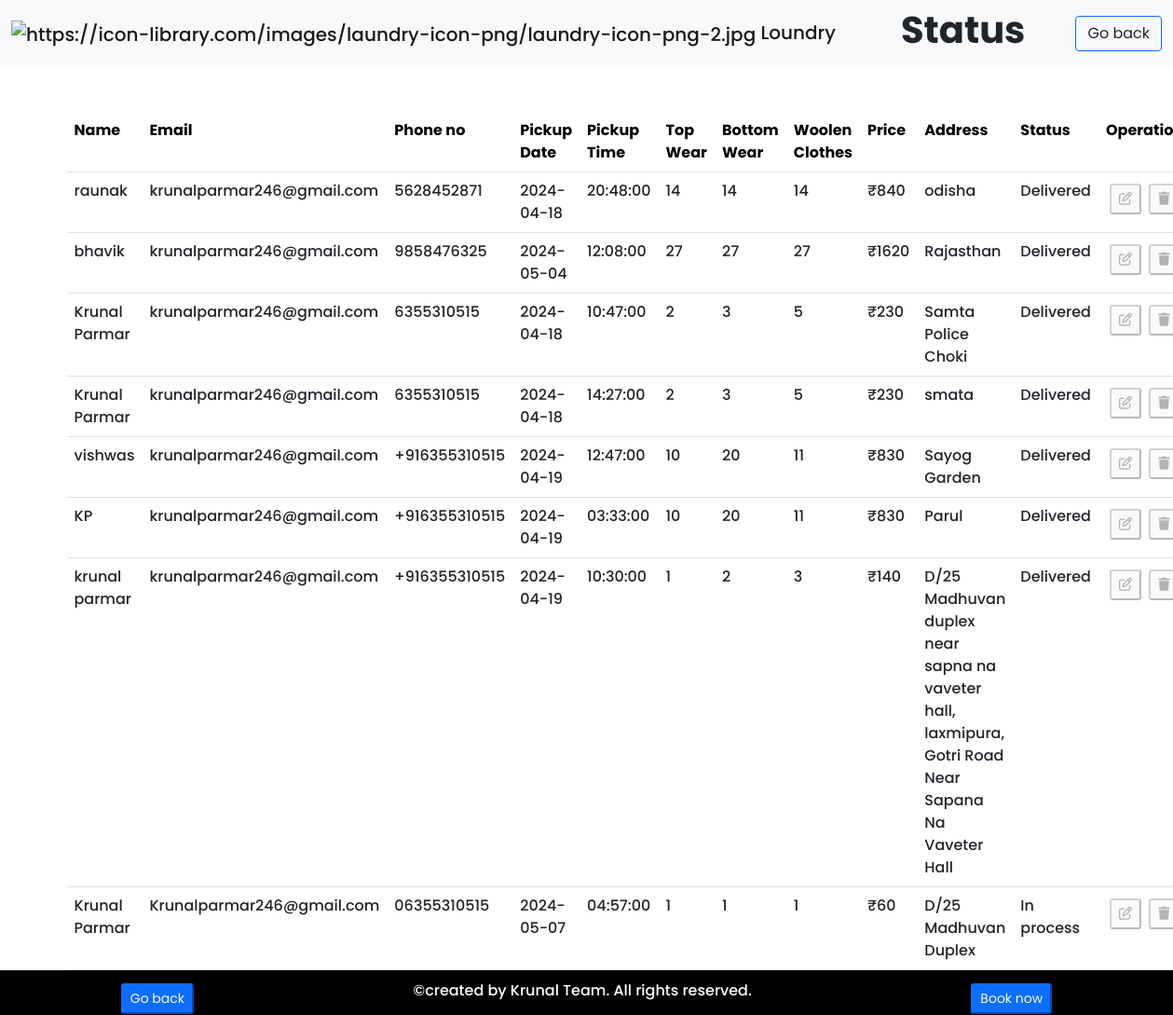
The page /view_request.php (signed in) on the database its author committed.
### tables this page shows
CREATE TABLE `laundry_requests` (
  `user_id` int(11) NOT NULL,
  `naam` text NOT NULL,
  `email` varchar(50) NOT NULL,
  `phone` varchar(13) NOT NULL,
  `pickup_date` date NOT NULL,
  `pickup_time` time NOT NULL,
  `top_wear` int(11) NOT NULL,
  `bottom_wear` int(11) NOT NULL,
  `woolen_clothes` int(11) NOT NULL,
  `price` int(11) NOT NULL,
  `status` varchar(255) NOT NULL,
  `adress` varchar(255) NOT NULL
);

### view_request.php (the view, shortened to what this page needs)
<?php
require 'config.php';
$email= $_SESSION['email'];
$query = "SELECT * FROM `laundry_requests` WHERE email='$email';";
$result = mysqli_query($conn, $query);
?>
<!DOCTYPE html>
<html lang="en">
<head>
    <link rel="stylesheet" href="https://cdnjs.cloudflare.com/ajax/libs/font-awesome/6.5.2/css/all.min.css" />
    <link href="https://cdn.jsdelivr.net/npm/bootstrap@5.0.2/dist/css/bootstrap.min.css" rel="stylesheet">
  </head>
  <body>
    <nav class="navbar navbar-expand-lg navbar-light bg-light">
      <div class="container-fluid d-flex justify-content-between">
        <a class="navbar-brand" href="#"><img class="sm" src="https://icon-library.com/images/laundry-icon-png/laundry-icon-png-2.jpg" alt="https://icon-library.com/images/laundry-icon-png/laundry-icon-png-2.jpg">&nbsp;Loundry</a>
        <h2>Status</h2>
          <div>
            <button class="btn btn-outline-primary"><a class="text-dark"style="text-decoration:none;"href="dashboard.php">Go back</a></button>
          </div>
      </div>
    </nav>
    <div class="container my-5">
    <?php if(mysqli_num_rows($result) > 0):?>
      <table class="table">
        <tr id="head">
          <th>Name</th>
          <th>Email</th>
          <th>Phone no</th>
          <th>Pickup Date</th>
          <th>Pickup Time</th>
          <th>Top Wear</th>
          <th>Bottom Wear</th>
          <th>Woolen Clothes</th>
          <th>Price</th>
          <th>Address</th>
          <th>Status</th>
          <th>Operation</th>
        </tr>
        <?php while($row = mysqli_fetch_assoc($result)): ?>
          <tr data-id="<?php echo $row['user_id'];?>">
            <?php $id=$row['user_id'];?>
            <td class="naam"><?php echo $row['naam']; ?></td>
            <td class="email"><?php echo $row['email']; ?></td>
            <td class="phone"><?php echo $row['phone']; ?></td>
            <td class="pickup_date"><?php echo $row['pickup_date']; ?></td>
            <td class="pickup_time"><?php echo $row['pickup_time']; ?></td>
            <td class="top_wear"><?php echo $row['top_wear']; ?></td>
            <td class="bottom_wear"><?php echo $row['bottom_wear']; ?></td>
            <td class="woolen_clothes"><?php echo $row['woolen_clothes']; ?></td>
            <td class="price"><span>₹</span><?php echo $row['price']; ?></td>
            <td class="adress"><?php echo $row['adress']; ?></td>
            <td class="status"><?php echo $row['status']; ?></td>
            <td>
              <?php if ($row['status']=='Pending'):?>
                <button type="button" class="btn-sm btn-success js m-1" data-bs-toggle="modal" data-bs-target="#exampleModal">
                  <i class="fa-regular fa-pen-to-square"></i>
                </button>
              </a>
              <a href="delete.php?id=<?php echo$id?>">
                <button type="button" class="btn-sm btn-danger">
                  <i class="fa-solid fa-trash"></i>
                </button>
              </a>
              <?php else:?>
                <button type="button" class="btn-sm btn-disable js m-1" data-bs-toggle="modal" data-bs-target="#exampleModal"disabled>
                  <i class="fa-regular fa-pen-to-square" ></i>
                </button>
              <a href="delete.php?id=<?php echo$id?>">
                <button type="button" class="btn-sm btn-disable" disabled>
                  <i class="fa-solid fa-trash"></i>
                </button>
              </a>
              <?php endif;?>
            </td>
          </tr>
        <?php endwhile; ?>
      </table>
    <?php endif; ?>
  </div>
    <footer class="fixed-bottom">
    <div class="d-flex justify-content-around m-0">
      <button class="btn-sm btn-primary m-1"><a class="text-light"style="text-decoration:none;"href="dashboard.php">Go back</a></button>
      <p>&copy;created by Krunal Team. All rights reserved.</p>
      <button class="btn-sm btn-primary m-1">
        <a class="text-light" style="text-decoration:none;" href="laundry_request.php">Book now</a>
      </button>
    </div>
    </footer>
  </body>
</html>

### view_request.php (style rules this page uses)
body { background-image: url("https://wallpaperaccess.com/full/2191755.png"); background-repeat: repeat-y; background-size: cover; box-sizing: border-box; font-family: "Poppins", sans-serif; font-weight: 500; font-style: normal; font-size:1rem; }
#head { position: sticky; top:0px; color:black; background-color: #fff; padding: 20px; }
tr { transition: all 0.2s ease; }
footer { width: 100%; height: 6vh; padding: 10px; background-color: black; color: #fff; text-align: center; }
img { width:30px; height:30px; }

### rows shown on the page
laundry_requests: naam "raunak", email "krunalparmar246@gmail.com", phone "5628452871", pickup_date "2024-04-18", pickup_time "20:48:00", top_wear "14", bottom_wear "14", woolen_clothes "14", price "840", adress "odisha", status "Delivered"
laundry_requests: naam "bhavik", email "krunalparmar246@gmail.com", phone "9858476325", pickup_date "2024-05-04", pickup_time "12:08:00", top_wear "27", bottom_wear "27", woolen_clothes "27", price "1620", adress "Rajasthan", status "Delivered"
laundry_requests: naam "Krunal Parmar", email "krunalparmar246@gmail.com", phone "6355310515", pickup_date "2024-04-18", pickup_time "10:47:00", top_wear "2", bottom_wear "3", woolen_clothes "5", price "230", adress "Samta Police Choki", status "Delivered"
laundry_requests: naam "Krunal Parmar", email "krunalparmar246@gmail.com", phone "6355310515", pickup_date "2024-04-18", pickup_time "14:27:00", top_wear "2", bottom_wear "3", woolen_clothes "5", price "230", adress "smata", status "Delivered"
laundry_requests: naam "vishwas", email "krunalparmar246@gmail.com", phone "+916355310515", pickup_date "2024-04-19", pickup_time "12:47:00", top_wear "10", bottom_wear "20", woolen_clothes "11", price "830", adress "Sayog Garden", status "Delivered"
laundry_requests: naam "KP", email "krunalparmar246@gmail.com", phone "+916355310515", pickup_date "2024-04-19", pickup_time "03:33:00", top_wear "10", bottom_wear "20", woolen_clothes "11", price "830", adress "Parul", status "Delivered"
laundry_requests: naam "krunal parmar", email "krunalparmar246@gmail.com", phone "+916355310515", pickup_date "2024-04-19", pickup_time "10:30:00", top_wear "1", bottom_wear "2", woolen_clothes "3", price "140", adress "D/25 Madhuvan duplex near sapna na vaveter hall, laxmipura, Gotri Road Near Sapana Na Vaveter Hall", status "Delivered"
laundry_requests: naam "Krunal Parmar", email "Krunalparmar246@gmail.com", phone "06355310515", pickup_date "2024-05-07", pickup_time "04:57:00", top_wear "1", bottom_wear "1", woolen_clothes "1", price "60", adress "D/25 Madhuvan Duplex", status "In process"
